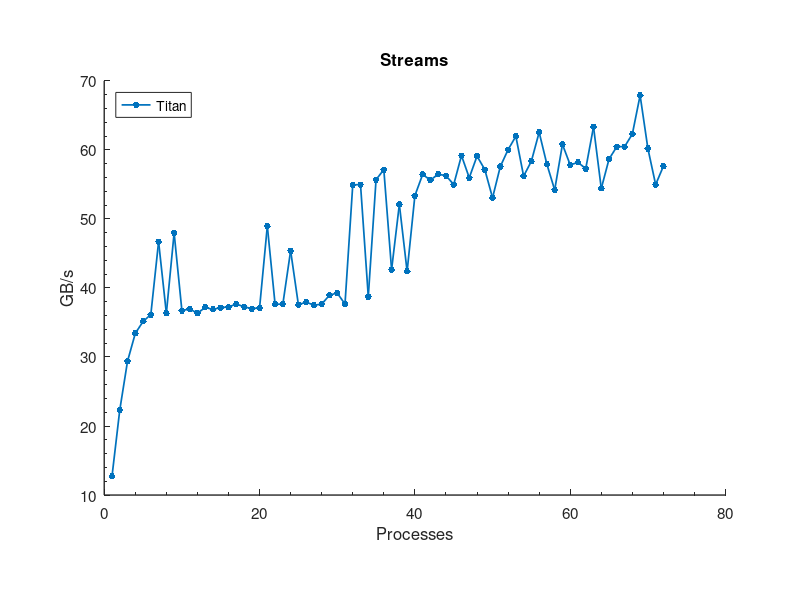
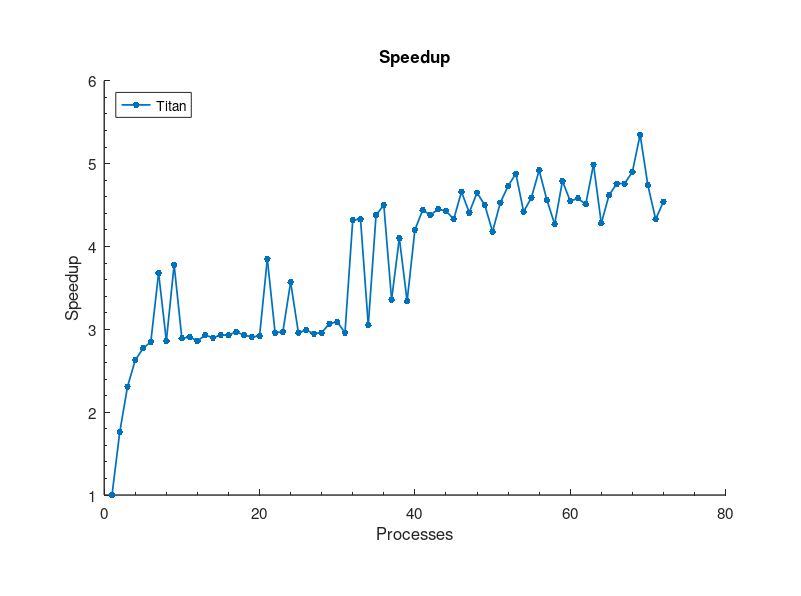

Recreate these plots in MATLAB, in order.
clear; close all;

titan = load('titan_streams.txt');
titan_spd = load('titan_speedup.txt');

% colors
color = [0 114 189; ...     % blue
        20 71 105;  ...     % dk blue
        161 0 31;   ...     % red  
        217 83 25;  ...     % orange
        126 47 172; ...     % ppl
        94 151 17;  ...     % gn
        237 177 32]./256;   % yl
    
    
figure;
set(gcf, 'position', [466 246 802 597] );
D = cell(1,5);
% set up
xrat = 1.5;
yrat = 1;

leg = char('Titan');

h = plot(1:72,titan(:,1)./1000);
set(h,'Marker','.')
set(h,'LineWidth',2)
D{1,1} = h;


legend([D{1,:}],leg,'Location','northwest');
title('Streams');xlabel('Processes');ylabel('GB/s');
set(gca,'FontSize',10);
pbaspect([xrat,yrat,1])

set([D{1,:}],'LineWidth',1.25,'MarkerSize',15)

set(gcf,'PaperPositionMode','auto')
set(gcf,'Renderer','painters')
set(gca,'FontSize',11)

set(gca, 'Box', 'off', ...
  'XMinorTick'  , 'on'      , ...
  'YMinorTick'  , 'on'      , ...
  'LineWidth'   , 1 );

hold off







figure;
set(gcf, 'position', [466 246 802 597] );
D = cell(1,5);
% set up
xrat = 1.5;
yrat = 1;

leg = char('Titan');

h = plot(titan_spd(:,1),titan_spd(:,2));
set(h,'Marker','.')
set(h,'LineWidth',2)
D{1,1} = h;


legend([D{1,:}],leg,'Location','northwest');
title('Speedup');xlabel('Processes');ylabel('Speedup');
set(gca,'FontSize',10);
pbaspect([xrat,yrat,1])

set([D{1,:}],'LineWidth',1.25,'MarkerSize',15)

set(gcf,'PaperPositionMode','auto')
set(gcf,'Renderer','painters')
set(gca,'FontSize',11)

set(gca, 'Box', 'off', ...
  'XMinorTick'  , 'on'      , ...
  'YMinorTick'  , 'on'      , ...
  'LineWidth'   , 1 );

hold off
